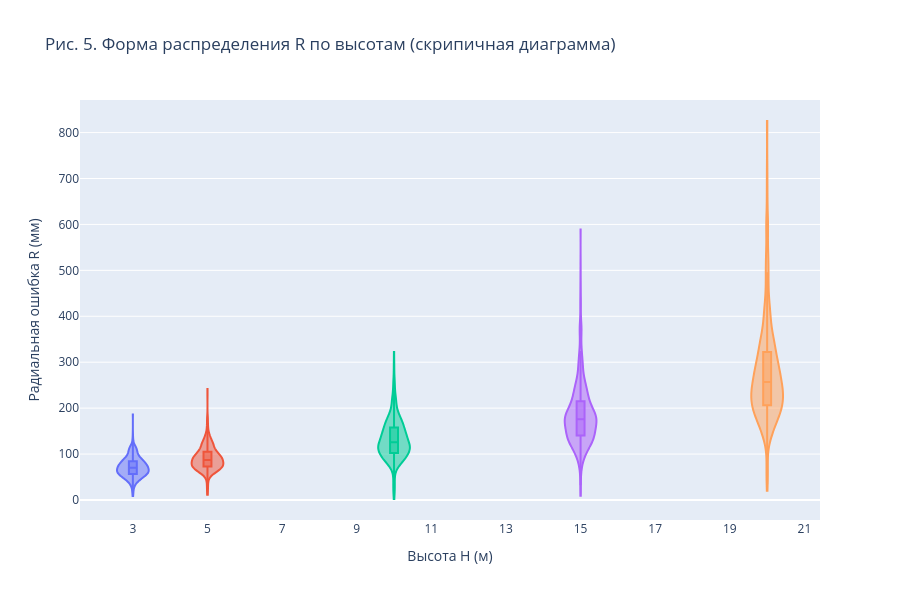

Here is the notebook cell this chart was saved with:
### Code cell
fig = px.violin(
    df, x="H", y="R", color="H_cat", box=True, points=False,
    title="Рис. 5. Форма распределения R по высотам (скрипичная диаграмма)",
    labels={"H": "Высота H (м)", "R": "Радиальная ошибка R (мм)", "H_cat": "Высота"},
    category_orders={"H_cat": H_CAT_ORDER},
)
fig.update_traces(width=0.85, spanmode="hard")
fig.update_layout(showlegend=False, height=600, width=900, violingap=0.15)
ALL_FIGS.append(("fig_05_violin_H", fig))
fig.show()

### Figure 1 — Plotly figure (JSON) as saved in the notebook; plotly's stock layout.template omitted (floating-point values rounded to 4 significant figures; data arrays with more than 128 entries replaced by an {"elided": "..."} marker saying what was removed)
{"data": [{"alignmentgroup": "True", "box": {"visible": true}, "hovertemplate": "Высота=3 м<br>Высота H (м)=%{x}<br>Радиальная ошибка R (мм)=%{y}<extra></extra>", "legendgroup": "3 м", "marker": {"color": "#636efa"}, "name": "3 м", "offsetgroup": "3 м", "orientation": "v", "points": false, "scalegroup": "True", "showlegend": true, "spanmode": "hard", "type": "violin", "width": 0.85, "x": {"elided": "885 int values"}, "x0": " ", "xaxis": "x", "y": {"elided": "885 float values"}, "y0": " ", "yaxis": "y"}, {"alignmentgroup": "True", "box": {"visible": true}, "hovertemplate": "Высота=5 м<br>Высота H (м)=%{x}<br>Радиальная ошибка R (мм)=%{y}<extra></extra>", "legendgroup": "5 м", "marker": {"color": "#EF553B"}, "name": "5 м", "offsetgroup": "5 м", "orientation": "v", "points": false, "scalegroup": "True", "showlegend": true, "spanmode": "hard", "type": "violin", "width": 0.85, "x": {"elided": "885 int values"}, "x0": " ", "xaxis": "x", "y": {"elided": "885 float values"}, "y0": " ", "yaxis": "y"}, {"alignmentgroup": "True", "box": {"visible": true}, "hovertemplate": "Высота=10 м<br>Высота H (м)=%{x}<br>Радиальная ошибка R (мм)=%{y}<extra></extra>", "legendgroup": "10 м", "marker": {"color": "#00cc96"}, "name": "10 м", "offsetgroup": "10 м", "orientation": "v", "points": false, "scalegroup": "True", "showlegend": true, "spanmode": "hard", "type": "violin", "width": 0.85, "x": {"elided": "885 int values"}, "x0": " ", "xaxis": "x", "y": {"elided": "885 float values"}, "y0": " ", "yaxis": "y"}, {"alignmentgroup": "True", "box": {"visible": true}, "hovertemplate": "Высота=15 м<br>Высота H (м)=%{x}<br>Радиальная ошибка R (мм)=%{y}<extra></extra>", "legendgroup": "15 м", "marker": {"color": "#ab63fa"}, "name": "15 м", "offsetgroup": "15 м", "orientation": "v", "points": false, "scalegroup": "True", "showlegend": true, "spanmode": "hard", "type": "violin", "width": 0.85, "x": {"elided": "885 int values"}, "x0": " ", "xaxis": "x", "y": {"elided": "885 float values"}, "y0": " ", "yaxis": "y"}, {"alignmentgroup": "True", "box": {"visible": true}, "hovertemplate": "Высота=20 м<br>Высота H (м)=%{x}<br>Радиальная ошибка R (мм)=%{y}<extra></extra>", "legendgroup": "20 м", "marker": {"color": "#FFA15A"}, "name": "20 м", "offsetgroup": "20 м", "orientation": "v", "points": false, "scalegroup": "True", "showlegend": true, "spanmode": "hard", "type": "violin", "width": 0.85, "x": {"elided": "885 int values"}, "x0": " ", "xaxis": "x", "y": {"elided": "885 float values"}, "y0": " ", "yaxis": "y"}], "layout": {"height": 600, "legend": {"title": {"text": "Высота"}, "tracegroupgap": 0}, "showlegend": false, "title": {"text": "Рис. 5. Форма распределения R по высотам (скрипичная диаграмма)"}, "violingap": 0.15, "violinmode": "group", "width": 900, "xaxis": {"anchor": "y", "domain": [0, 1], "title": {"text": "Высота H (м)"}}, "yaxis": {"anchor": "x", "domain": [0, 1], "title": {"text": "Радиальная ошибка R (мм)"}}}}
